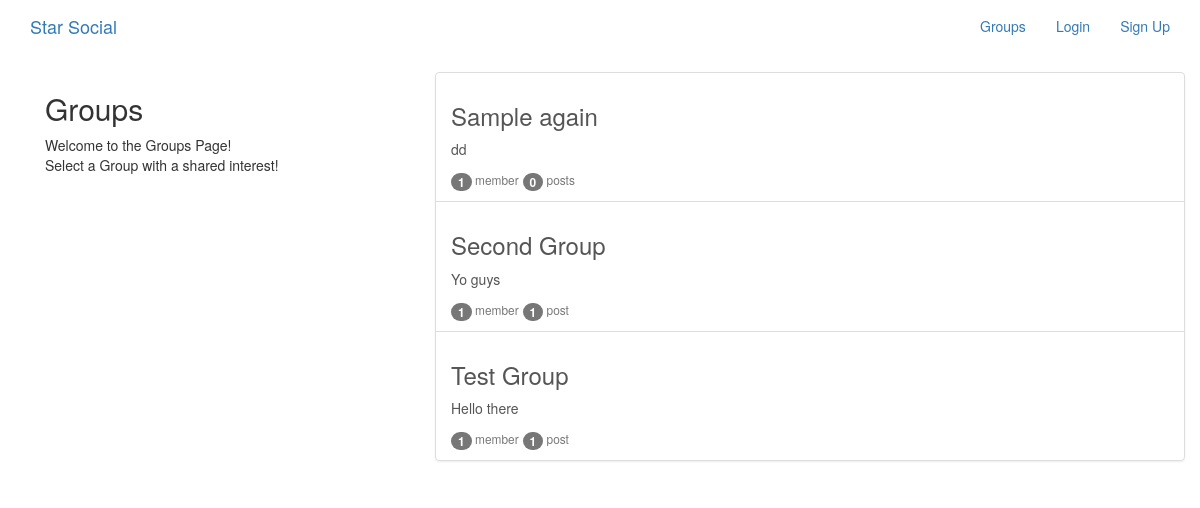
The app's page /groups/ with its own data.
### groups/models.py (models this page shows, shortened)
class Group(models.Model):
    name = models.CharField(max_length=255, unique=True)
    slug = models.SlugField(allow_unicode=True, unique=True)
    description = models.TextField(blank=True, default='')
    description_html = models.TextField(editable=False, default='', blank=True)
    members = models.ManyToManyField(User,through="GroupMember")
    class Meta:
        ordering = ["name"]

### groups/views.py (the view)
# urls.py: path('', views.ListGroups.as_view(), name="all"),
class ListGroups(generic.ListView):
    model = Group

### groups/templates/groups/group_list.html (shortened to what this page needs)
{% extends "groups/group_base.html" %}
{% block pregroup %}
<div class="col-md-4">
	<div class="content">
			<h2>Groups</h2>
			<p>Welcome to the Groups Page! <br>Select a Group with a shared interest!</p>
	</div>
</div>
{% endblock %}
{% block group_content %}
<div class="col-md-8">
	<div class="list-group">
		{% for group in object_list %}
		<a href="{% url 'groups:single' slug=group.slug %}"
		class="list-group-item list-group-item-action flex-column align-items-start">
			<h3 class="mb-1">{{ group.name }}</h3>
			<p class="mb-1">{{ group.description_html|safe }}</p>
			<div class="d-flex w-40 justify-content-between">
				<small class="text-muted"><span class="badge badge-secondary">
					{{ group.members.count }}</span> member{{ group.members.count|pluralize }}</small>
				<small class="text-muted"><span class="badge badge-secondary">
					{{ group.posts.count }}</span> post{{ group.posts.count|pluralize }}</small>
			</div>
		</a>
		{% endfor %}
	</div>
</div>
{% endblock %}

### records on screen
Group: name "Sample again", description_html "dd", members.count "1", posts.count "0"
Group: name "Second Group", description_html "Yo guys", members.count "1", posts.count "1"
Group: name "Test Group", description_html "Hello there", members.count "1", posts.count "1"
